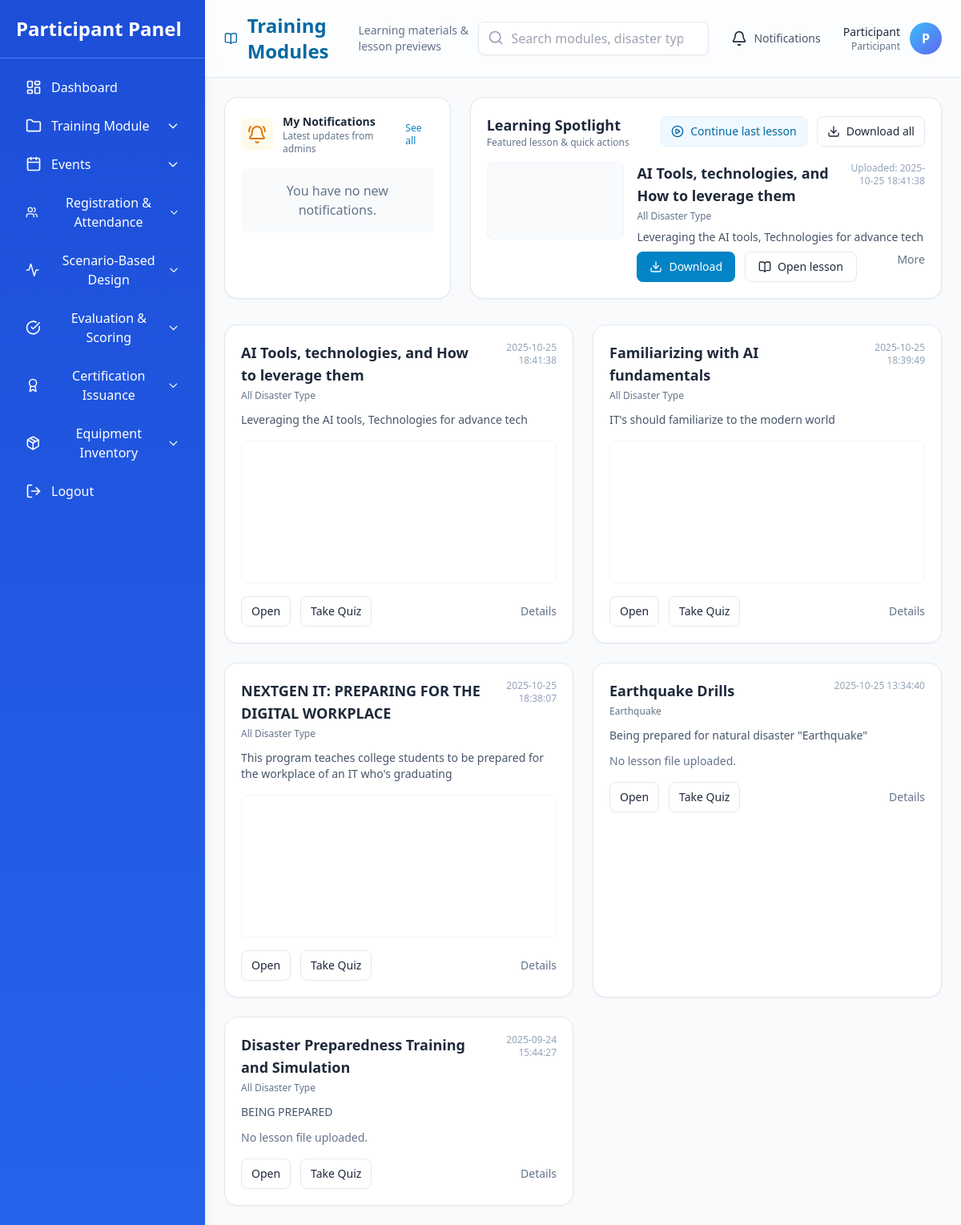
The app's page /user/module1/module1.1.php (signed in) with its own data.
### tables this page shows
CREATE TABLE `training_modules` (
  `id` int(11) NOT NULL,
  `title` varchar(255) NOT NULL,
  `prerequisite_id` int(11) DEFAULT NULL,
  `objectives` text NOT NULL,
  `disaster_type` varchar(100) NOT NULL,
  `file_name` varchar(255) DEFAULT NULL,
  `status` enum('pending','approved','rejected') DEFAULT 'pending',
  `created_by` varchar(50) DEFAULT 'staff',
  `created_at` timestamp NOT NULL DEFAULT current_timestamp()
);

### user/module1/module1.1.php (the view, shortened to what this page needs)
<?php
$host = "localhost";
$user = "root";
$pass = "";
$db = "training_management";
$conn = new mysqli($host, $user, $pass, $db);
$modules = $conn->query("SELECT * FROM training_modules ORDER BY id DESC");
$notifications = [];
?>
<!DOCTYPE html>
<html lang="en">
<head>
    <script src="https://cdn.tailwindcss.com"></script>
</head>
<body class="bg-slate-50 h-screen flex overflow-hidden font-sans text-slate-800">
    <?php include '../sidebar.php'; ?>
    <main class="flex-1 h-screen flex flex-col">
        <header class="flex items-center justify-between bg-white/60 backdrop-blur-md border-b border-slate-200 px-6 py-4">
            <div class="flex items-center gap-4">
                <h1 class="text-2xl font-extrabold text-sky-700 flex items-center gap-3">
                    <i data-lucide="book-open" class="w-7 h-7"></i>
                    <span>Training Modules</span>
                </h1>
                <p class="text-sm text-slate-500 hidden sm:block">Learning materials & lesson previews</p>
            </div>
            <div class="flex items-center gap-4">
                <div class="relative hidden md:block">
                    <input type="search" placeholder="Search modules, disaster type..." class="w-72 pl-10 pr-4 py-2 rounded-lg border border-slate-200 bg-white shadow-sm focus:outline-none focus:ring-2 focus:ring-sky-200" />
                    <i data-lucide="search" class="absolute left-3 top-2.5 w-5 h-5 text-slate-400"></i>
                </div>
                <button class="relative flex items-center gap-2 px-3 py-2 rounded-lg hover:bg-slate-100 transition" aria-label="Notifications">
                    <i data-lucide="bell" class="w-5 h-5"></i>
                    <span class="hidden md:block text-sm text-slate-600">Notifications</span>
                </button>
                <div class="flex items-center gap-3">
                    <div class="text-right hidden sm:block">
                        <div class="text-sm font-medium"><?= htmlspecialchars($_SESSION['name'] ?? 'Participant'); ?></div>
                        <div class="text-xs text-slate-500">Participant</div>
                    </div>
                    <div class="w-10 h-10 rounded-full bg-gradient-to-br from-sky-400 to-indigo-500 flex items-center justify-center text-white font-bold">
                        <?= strtoupper(substr(htmlspecialchars($_SESSION['name'] ?? 'P'),0,1)); ?>
                    </div>
                </div>
            </div>
        </header>
        <div class="app-scroll px-6 py-6">
            <div class="max-w-6xl mx-auto space-y-8">
                <section class="grid grid-cols-1 md:grid-cols-3 gap-6">
                    <div class="md:col-span-1 bg-white rounded-2xl border border-slate-200 shadow-sm p-5">
                        <div class="flex items-center justify-between mb-4">
                            <div class="flex items-center gap-3">
                                <div class="p-2 rounded-lg bg-amber-50">
                                    <i data-lucide="bell-ring" class="w-6 h-6 text-amber-600"></i>
                                </div>
                                <div>
                                    <div class="text-sm font-semibold">My Notifications</div>
                                    <div class="text-xs text-slate-500">Latest updates from admins</div>
                                </div>
                            </div>
                            <a href="#" class="text-xs text-sky-600 hover:underline">See all</a>
                        </div>
                        <?php if (!empty($notifications)): ?>
                            <ul class="space-y-3">
                                <?php foreach ($notifications as $notification): ?>
                                    <li class="p-3 rounded-lg border <?php echo $notification['is_read'] ? 'bg-white' : 'bg-amber-50 border-amber-100'; ?>">
                                        <div class="flex justify-between items-start gap-3">
                                            <div class="flex-1">
                                                <div class="text-sm font-medium text-slate-800"><?= htmlspecialchars($notification['title']); ?></div>
                                                <div class="text-xs text-slate-500 mt-1"><?= nl2br(htmlspecialchars($notification['message'])); ?></div>
                                            </div>
                                            <div class="text-xs text-slate-400 text-right ml-3">
                                                <?= date("M d, Y", strtotime($notification['created_at'])); ?><br />
                                                <?php if (!$notification['is_read']): ?>
                                                    <span class="inline-block mt-2 px-2 py-0.5 text-xs rounded bg-rose-100 text-rose-700">New</span>
                                                <?php endif; ?>
                                            </div>
                                        </div>
                                    </li>
                                <?php endforeach; ?>
                            </ul>
                        <?php else: ?>
                            <div class="p-4 text-center text-slate-500 bg-slate-50 rounded-lg">
                                You have no new notifications.
                            </div>
                        <?php endif; ?>
                    </div>
                    <div class="md:col-span-2 bg-white rounded-2xl border border-slate-200 shadow-sm p-5 flex flex-col gap-4">
                        <div class="flex items-center justify-between">
                            <div>
                                <h2 class="text-lg font-semibold text-slate-800">Learning Spotlight</h2>
                                <p class="text-xs text-slate-500">Featured lesson & quick actions</p>
                            </div>
                            <div class="flex items-center gap-3">
                                <a href="#" class="inline-flex items-center gap-2 px-3 py-2 bg-sky-50 border border-sky-100 text-sky-700 rounded-lg text-sm">
                                    <i data-lucide="play-circle" class="w-4 h-4"></i> Continue last lesson
                                </a>
                                <a href="#" class="inline-flex items-center gap-2 px-3 py-2 bg-white border border-slate-200 rounded-lg text-sm hover:shadow-sm">
                                    <i data-lucide="download" class="w-4 h-4"></i> Download all
                                </a>
                            </div>
                        </div>
                        <?php
                            if ($modules) {
                                $modules->data_seek(0);
                                $spotlight = $modules->fetch_assoc();
                            } else {
                                $spotlight = null;
                            }
                        ?>
                        <?php if ($spotlight): ?>
                            <div class="grid sm:grid-cols-3 gap-4">
                                <div class="sm:col-span-1">
                                    <?php
                                        $filePath = "../../admin/module1/uploads/" . htmlspecialchars($spotlight['file_name']);
                                        $ext = strtolower(pathinfo($spotlight['file_name'] ?? '', PATHINFO_EXTENSION));
                                    ?>
                                    <div class="rounded-lg overflow-hidden border border-slate-100 bg-slate-50 aspect-video flex items-center justify-center">
                                        <?php if (!empty($spotlight['file_name']) && $ext === 'pdf'): ?>
                                            <iframe src="<?= $filePath ?>" class="w-full h-full"></iframe>
                                        <?php elseif (!empty($spotlight['file_name']) && in_array($ext, ['jpg','jpeg','png','gif'])): ?>
                                            <img src="<?= $filePath ?>" alt="Spotlight" class="w-full h-full object-cover">
                                        <?php else: ?>
                                            <div class="text-sm text-slate-500 p-4 text-center">
                                                No preview available
                                            </div>
                                        <?php endif; ?>
                                    </div>
                                </div>
                                <div class="sm:col-span-2 flex flex-col gap-2">
                                    <div class="flex items-start justify-between">
                                        <div>
                                            <h3 class="text-lg font-semibold"><?= htmlspecialchars($spotlight['title']); ?></h3>
                                            <div class="text-xs text-slate-500 mt-1"><?= htmlspecialchars($spotlight['disaster_type'] ?? 'General'); ?></div>
                                        </div>
                                        <div class="text-right text-xs text-slate-400">
                                            Uploaded: <?= htmlspecialchars($spotlight['created_at'] ?? 'N/A'); ?>
                                        </div>
                                    </div>
                                    <p class="text-sm text-slate-600 line-clamp-4">
                                        <?= nl2br(htmlspecialchars($spotlight['objectives'] ?? 'No objectives provided.')); ?>
                                    </p>
                                    <div class="mt-auto flex gap-3">
                                        <a href="<?= $filePath ?>" class="inline-flex items-center gap-2 px-4 py-2 rounded-lg bg-sky-600 text-white text-sm" download>
                                            <i data-lucide="download" class="w-4 h-4"></i> Download
                                        </a>
                                        <a href="#" class="inline-flex items-center gap-2 px-4 py-2 rounded-lg border border-slate-200 text-sm hover:shadow">
                                            <i data-lucide="book-open" class="w-4 h-4"></i> Open lesson
                                        </a>
                                        <a href="#" class="ml-auto text-sm text-slate-500 hover:underline">More</a>
                                    </div>
                                </div>
                            </div>
                        <?php else: ?>
                            <div class="text-sm text-slate-500">No featured module available.</div>
                        <?php endif; ?>
                    </div>
                </section>
                <section class="space-y-6">
                    <?php
                        if ($modules) $modules->data_seek(0);
                    ?>
                    <?php if ($modules && $modules->num_rows > 0): ?>
                        <div class="grid grid-cols-1 md:grid-cols-2 gap-6">
                            <?php while ($lesson = $modules->fetch_assoc()): ?>
                                <article class="bg-white rounded-2xl border border-slate-200 p-5 shadow-sm flex flex-col">
                                    <div class="flex items-start justify-between gap-4">
                                        <div>
                                            <h3 class="text-lg font-semibold text-slate-800"><?= htmlspecialchars($lesson['title']); ?></h3>
                                            <div class="text-xs text-slate-500 mt-1"><?= htmlspecialchars($lesson['disaster_type'] ?? 'General'); ?></div>
                                        </div>
                                        <div class="text-xs text-slate-400 text-right">
                                            <?= htmlspecialchars($lesson['created_at'] ?? 'N/A'); ?>
                                        </div>
                                    </div>
                                    <?php if (!empty($lesson['objectives'])): ?>
                                        <p class="text-sm text-slate-600 mt-3 line-clamp-4">
                                            <?= nl2br(htmlspecialchars($lesson['objectives'])); ?>
                                        </p>
                                    <?php endif; ?>
                                    <?php if (!empty($lesson['file_name'])):
                                        $filePath = "../../admin/module1/uploads/" . htmlspecialchars($lesson['file_name']);
                                        $ext = strtolower(pathinfo($lesson['file_name'], PATHINFO_EXTENSION));
                                    ?>
                                        <div class="mt-4 rounded-lg overflow-hidden border border-slate-100">
                                            <?php if ($ext === 'pdf'): ?>
                                                <div class="w-full h-60 md:h-44">
                                                    <iframe src="<?= $filePath ?>" class="w-full h-full border-0"></iframe>
                                                </div>
                                            <?php elseif (in_array($ext, ['jpg','jpeg','png','gif'])): ?>
                                                <img src="<?= $filePath ?>" alt="Lesson Image" class="w-full h-44 object-cover">
                                            <?php else: ?>
                                                <div class="p-4">
                                                    <a href="<?= $filePath ?>" class="px-3 py-2 bg-slate-700 text-white rounded hover:opacity-95" download>⬇️ Download Lesson</a>
                                                </div>
                                            <?php endif; ?>
                                        </div>
                                    <?php else: ?>
                                        <p class="text-sm text-slate-500 mt-3">No lesson file uploaded.</p>
                                    <?php endif; ?>
                                    <div class="mt-4 flex items-center gap-3">
                                        <a href="#" class="text-sm px-3 py-2 bg-white border border-slate-200 rounded-lg hover:shadow">Open</a>
                                        <a href="#" class="text-sm px-3 py-2 bg-white border border-slate-200 rounded-lg hover:shadow">Take Quiz</a>
                                        <a href="#" class="ml-auto text-sm text-slate-500">Details</a>
                                    </div>
                                </article>
                            <?php endwhile; ?>
                        </div>
                    <?php else: ?>
                        <div class="rounded-lg p-6 bg-rose-50 border border-rose-100 text-rose-700">
                            ❌ No lessons available yet. Please check with the administrator.
                        </div>
                    <?php endif; ?>
                </section>
            </div>
        </div>
    </main>
</body>
</html>

### user/module1/module1.1.php (style rules this page uses)
.app-scroll { max-height: calc(100vh - 48px); overflow: auto; scroll-behavior: smooth; padding-right: 8px; }

### records on screen
training_modules: title "AI Tools, technologies, and How to leverage them", disaster_type "All Disaster Type", created_at "2025-10-25 18:41:38", objectives "Leveraging the AI tools, Technologies for advance tech"
training_modules: title "Familiarizing with AI fundamentals", disaster_type "All Disaster Type", created_at "2025-10-25 18:39:49", objectives "IT's should familiarize to the modern world"
training_modules: title "NEXTGEN IT: PREPARING FOR THE DIGITAL WORKPLACE", disaster_type "All Disaster Type", created_at "2025-10-25 18:38:07", objectives "This program teaches college students to be prepared for the workplace of an IT who's graduating"
training_modules: title "Earthquake Drills", disaster_type "Earthquake", created_at "2025-10-25 13:34:40", objectives "Being prepared for natural disaster \"Earthquake\"", shows "No lesson file uploaded."
training_modules: title "Disaster Preparedness Training and Simulation", disaster_type "All Disaster Type", created_at "2025-09-24 15:44:27", objectives "BEING PREPARED", shows "No lesson file uploaded."

### other values on screen
$_SESSION['name'] "Participant"
substr(htmlspecialchars($_SESSION['name'] ?? 'P'),0,1) "P"
